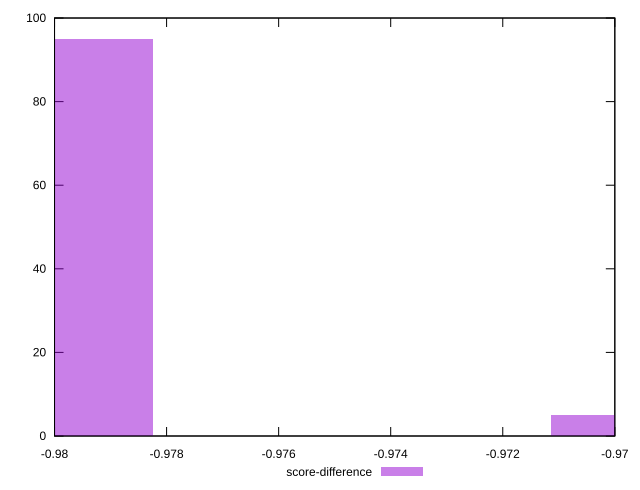

Generate this figure with gnuplot:
reset

$scoreDifference <<EOF
-0.9693710963117207 5
-0.9800235259415198 95
EOF

set key outside below
set boxwidth 0.0035508098765997093
set xrange [-0.98:-0.97]
set yrange [0:100]
set trange [0:100]
set style fill transparent solid 0.5 noborder
set terminal svg size 640, 490 enhanced background rgb 'white'
set output "report_00019_2021-02-10T18-14-37.922Z//total-byte-weight/samples/pages/score-difference/histogram.svg"

plot $scoreDifference title "score-difference" with boxes

reset
